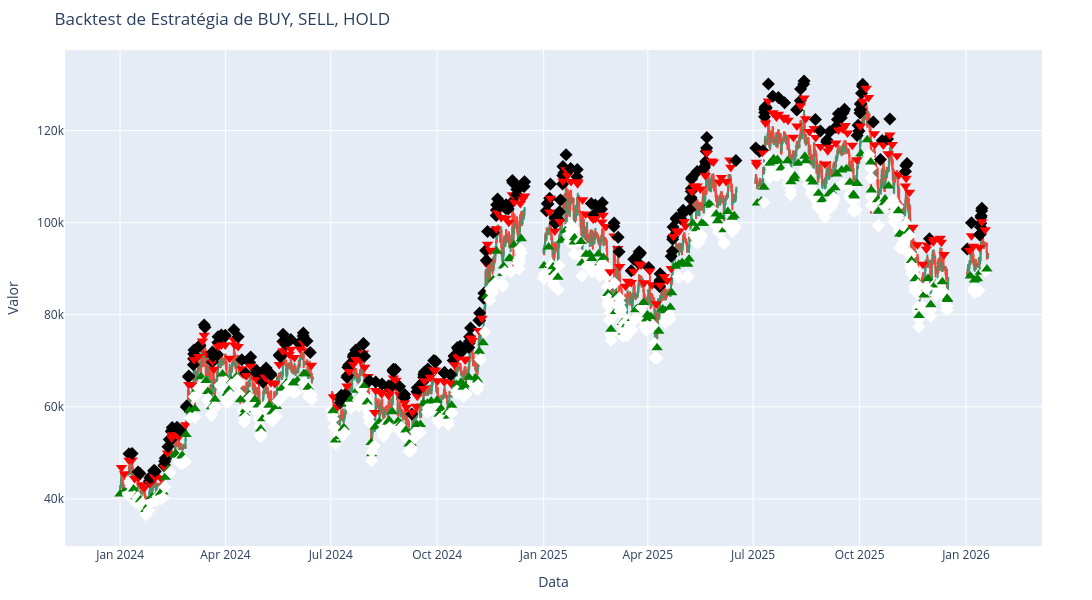

Notebook code for this chart:
### Code cell
# Dados de exemplo
#close_price_list = cryptos_df['Close'].values
#labels = labelling_method(close_price_list, 60)
label_data = dataGen_inference.label_data(close_prices=cryptos_df['Close'], window= 17)

labels=[("BUY" if np.allclose(label, [0, 1, 0]) else "SELL" if np.allclose(label, [0, 0, 1]) else "HOLD") 
        for label in label_data]# Realizar o backtest

cryptos_df['label_data'] = labels

print('labeling method ',np.unique(labels, return_counts=True))
print('Predicted ',np.unique(cryptos_df['pred_signals'], return_counts=True))

# Realizar o backtest

signals_model=[trade[label] for label in np.argmax(label_pred[:],axis=1)]
signals_model=signals_model[data_idx:]

# Gráfico do desempenho
import plotly.graph_objects as go

#fig = go.Figure()

fig = go.Figure(data=[go.Candlestick(x=cryptos_df['Date'],
                open=cryptos_df['Open'],
                high=cryptos_df['High'],
                low=cryptos_df['Low'],
                close=cryptos_df['Close'],
                name='Candlestick')])


# Configuração do layout
fig.update_layout(
    title="Backtest de Estratégia de BUY, SELL, HOLD",
    xaxis_title="Data",
    yaxis_title="Valor",
    showlegend=False,
    width=1700,
    height=600,
    margin=dict(l=50, r=50, t=50, b=50)  # Margem esquerda, direita, superior e inferior
)


# Adiciona os marcadores BUY, SELL e HOLD
for i, label in enumerate(labels):

    if label == "BUY":
        fig.add_trace(go.Scatter(
            x=[cryptos_df['Date'].iloc[i]],
            y=[cryptos_df['Close'].iloc[i]- 0.03*cryptos_df['Close'].iloc[i]] ,
            mode='markers',
            marker=dict(color='green', size=10, symbol='triangle-up'),
            name='BUY'
        ))
    elif label == "SELL":
        fig.add_trace(go.Scatter(
            x=[cryptos_df['Date'].iloc[i]],
            y=[cryptos_df['Close'].iloc[i]+ 0.03*cryptos_df['Close'].iloc[i]],
            mode='markers',
            marker=dict(color='red', size=10, symbol='triangle-down'),
            name='SELL'
        ))
    
    if cryptos_df['pred_signals'].iloc[i] == "Buy":
        fig.add_trace(go.Scatter(
            x=[cryptos_df['Date'].iloc[i]],
            y=[cryptos_df['Close'].iloc[i]- 0.06*cryptos_df['Close'].iloc[i]] ,
            mode='markers',
            marker=dict(color='white', size=10, symbol='diamond'),
            name='pred BUY'
        ))
    elif cryptos_df['pred_signals'].iloc[i] == "Sell":
        fig.add_trace(go.Scatter(
            x=[cryptos_df['Date'].iloc[i]],
            y=[cryptos_df['Close'].iloc[i]+ 0.06*cryptos_df['Close'].iloc[i]],
            mode='markers',
            marker=dict(color='black', size=10, symbol='diamond'),
            name='pred SELL'
        ))
        
fig.update_layout(xaxis_rangeslider_visible=False)
fig.show()
